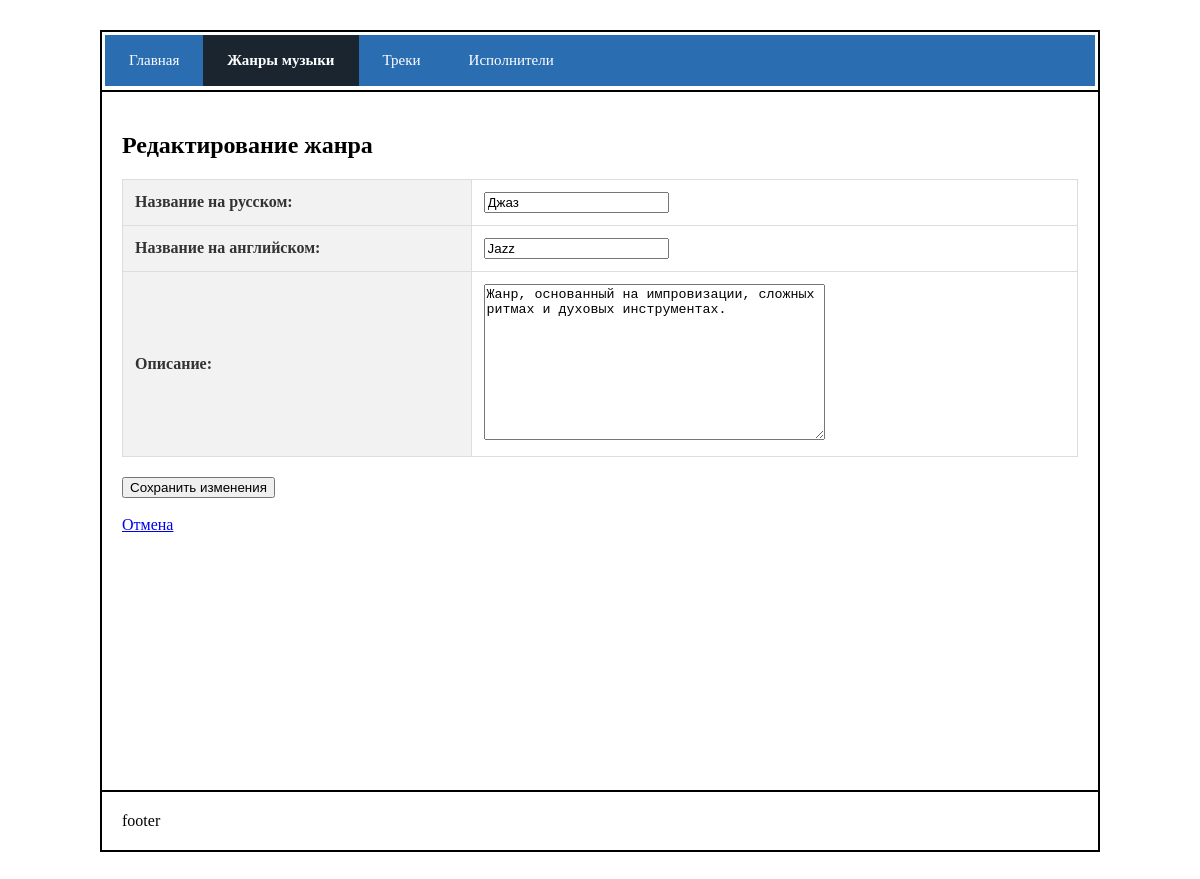
The app's page /edit_genre/1/ with its own data.
### main/models.py (models this page shows, shortened)
class Genre(models.Model):
    name_en = models.CharField(max_length=500, unique=True)
    name_ru = models.CharField(max_length=500, unique=True)
    description = models.TextField()

### main/views.py (the view)
# urls.py: path('edit_genre/<int:id>/', views.edit_genre),
def edit_genre(request, id):
    genre = get_object_or_404(Genre, id=id)
    if request.method == "POST":
        form = GenreForm(request.POST, instance=genre)
        if form.is_valid():
            form.save()
            return redirect('/genres/')
    else:
        form = GenreForm(instance=genre)
        return render(request, "edit_genre.html", {"form": form, "tab": "genres"})

### main/forms.py
class GenreForm(forms.ModelForm):
    class Meta:
        model = Genre
        fields = ['name_ru', 'name_en', 'description']
        labels = {
            'name_ru': 'Название на русском',
            'name_en': 'Название на английском',
            'description': 'Описание',
        }

### main/templates/edit_genre.html (shortened to what this page needs)
{% extends "base.html" %}
{% block content %}
<h2>Редактирование жанра</h2>
<form method="POST">
    <table>
        {{ form.as_table }}
    </table>
    <button type="submit">Сохранить изменения</button>
</form>
<br>
<a href="/genres/">Отмена</a>
{% endblock %}

### main/static/styles.css (style rules this page uses)
* { box-sizing: border-box; }
table { width: 100%; border-collapse: collapse; margin-bottom: 20px; }
table th, table td { border: 1px solid #ddd; padding: 12px; text-align: left; }
table th { background-color: #f2f2f2; color: #333; }

### records on screen
Genre: name_ru "Джаз", name_en "Jazz", description "Жанр, основанный на импровизации, сложных ритмах и духовых инструментах."
